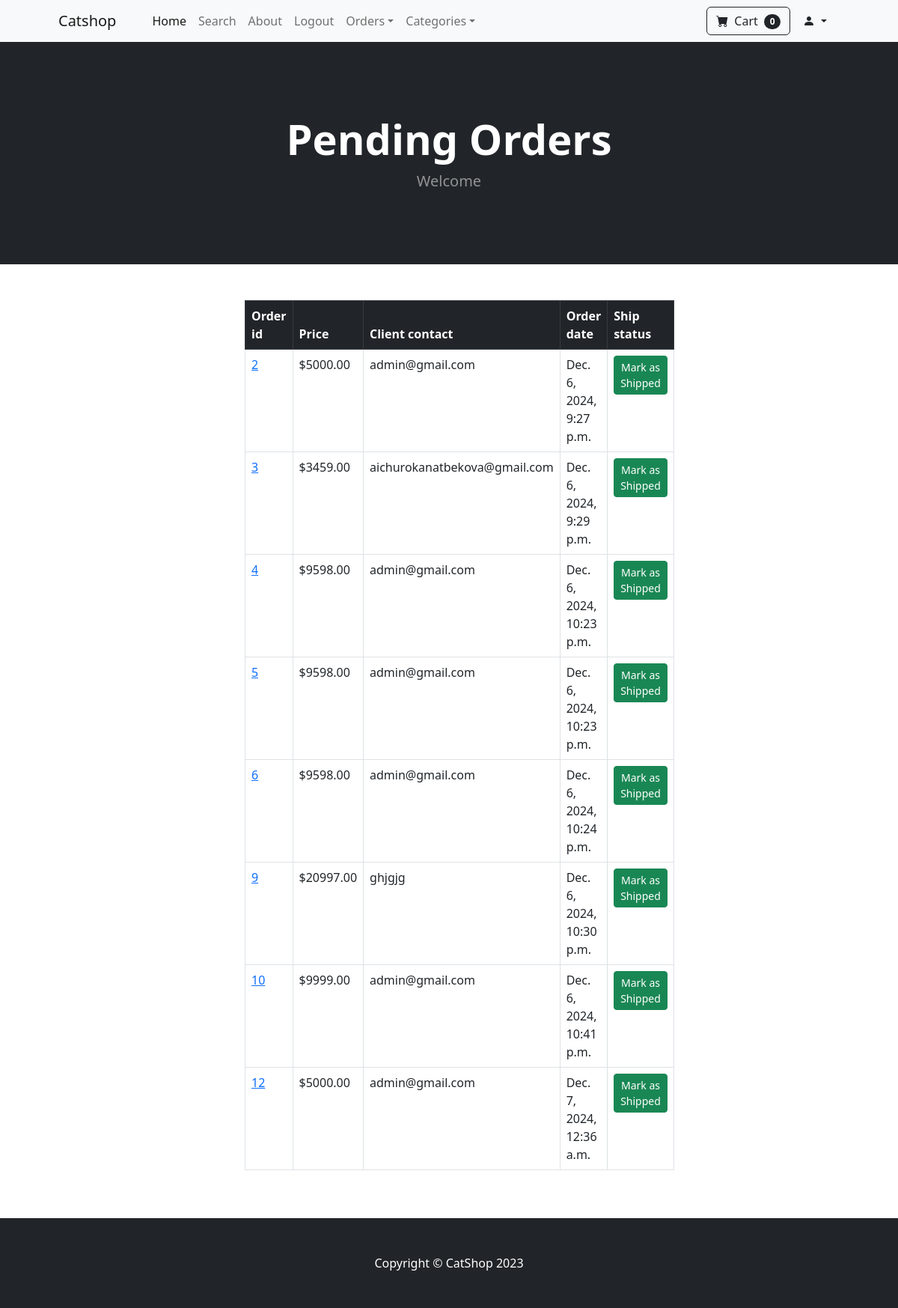
Page /payment/pending_orders (signed in) on the earlier database version.
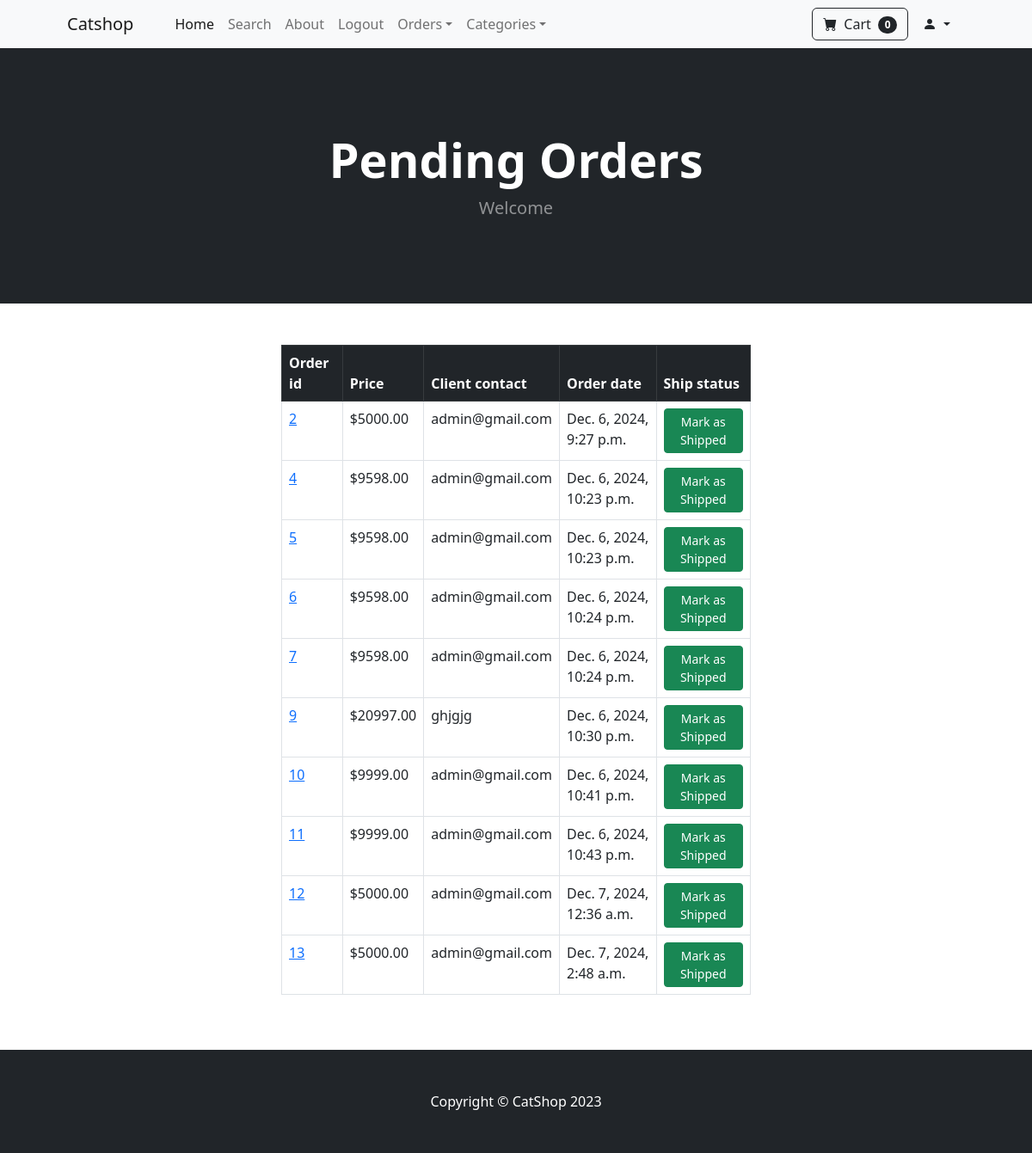
Same page on the later database version.
### payment/models.py (models this page shows, shortened)
class Order(models.Model):
    user = models.ForeignKey(User, on_delete=models.CASCADE, null=True, blank=True)
    full_name = models.CharField(max_length=200)
    email = models.CharField(max_length=200)
    address = models.CharField(max_length=15000)
    amount_paid = models.DecimalField(max_digits=10, decimal_places=2)
    date_ordered = models.DateTimeField(auto_now_add=True)
    date_shipped = models.DateTimeField(null=True, blank=True)
    is_shipped = models.BooleanField(default=False)

### payment/views.py (the view, shortened to what this page needs)
# urls.py: path('pending_orders', views.pending_orders, name='pending_orders'),
def pending_orders(request):
    if request.user.is_authenticated and request.user.is_superuser:
        pending_orders = Order.objects.filter(is_shipped=False)
        return render(request, 'payment/pending_orders.html',{"pending_orders":pending_orders})
    else:
        messages.error(request, "Access denied!!!")
        return redirect('home')

### cart/cart.py (called while the page is built)
    def __len__(self):
        return len(self.cart)

### cart/context_processors.py (called while the page is built)
def cart(request):
    return {'cart':Cart(request)}

### store/context_processors.py (called while the page is built)
def categories(request):
    categories = Category.objects.all()
    return {'categories': categories}

### payment/templates/payment/pending_orders.html (shortened to what this page needs)
{% extends 'base.html' %}
{% block content %}
<header class="bg-dark py-5">
    <div class="container px-4 px-lg-5 my-5">
        <div class="text-center text-white">
            <h1 class="display-4 fw-bolder">Pending Orders</h1>
            <p class="lead fw-normal text-white-50 mb-0">Welcome</p>
        </div>
    </div>
</header>
<div class="container">
  <br><br>
  <div class="row">
    <div class="col-md-6 offset-md-3">
      <table class="table table-hover table-bordered">
        <thead class="table-dark">
          <tr>
            <th scope="col">Order id</th>
            <th scope="col">Price</th>
            <th scope="col">Client contact</th>
            <th scope="col">Order date</th>
            <th scope="col">Ship status</th>
          </tr>
        </thead>
        <tbody>
        {% for order in pending_orders %}
          <tr>
            <td><a href="{% url 'orders' order.id %}">{{ order.id }}</a></td>
            <td>${{ order.amount_paid }}</td>
            <td>{{ order.email }}</td>
            <td>{{ order.date_ordered }}</td>
            <td>
              <form method="POST">
                <button type="Submit" class="btn btn-success btn-sm">Mark as Shipped</button>
              </form>
            </td>
          </tr>
        {% endfor %}
        </tbody>
      </table>
    </div>
  </div>
  <br><br>
</div>
{% endblock %}

Differences in the rows shown:
no longer on this page (row edited): Order: id "3", amount_paid "3459.00", email "aichurokanatbekova@gmail.com", date_ordered "Dec. 6, 2024, 9:29 p.m."
now on this page (row edited): Order: id "7", amount_paid "9598.00", email "admin@gmail.com", date_ordered "Dec. 6, 2024, 10:24 p.m."
now on this page (row edited): Order: id "11", amount_paid "9999.00", email "admin@gmail.com", date_ordered "Dec. 6, 2024, 10:43 p.m."
added Order: id "13", amount_paid "5000.00", email "admin@gmail.com", date_ordered "Dec. 7, 2024, 2:48 a.m."
